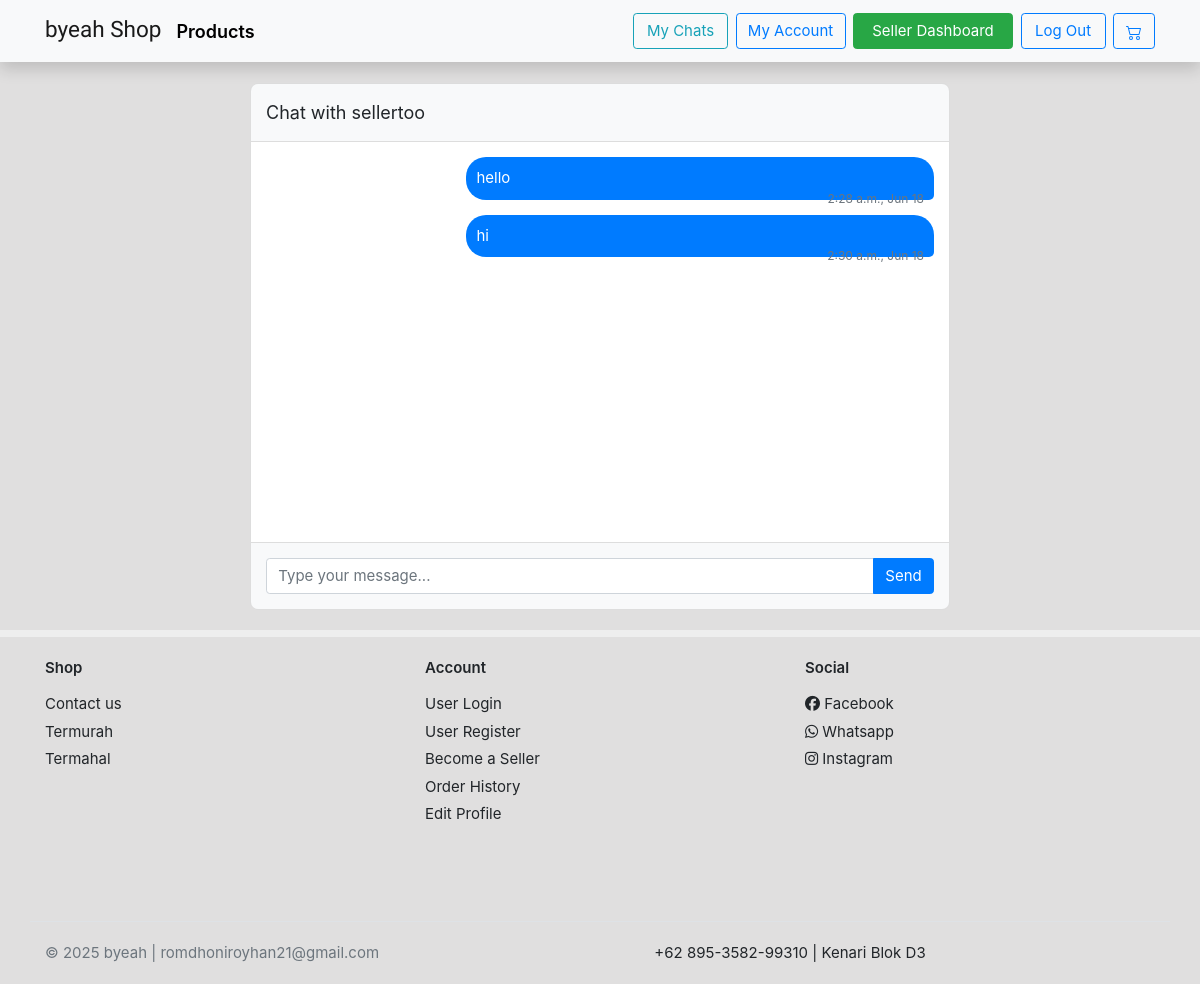
Screenshot of /chat/session/2/ (signed in) with the database file from the repository.
### chat/models.py (models this page shows, shortened)
class ChatMessage(models.Model):
    session = models.ForeignKey(ChatSession, related_name='messages', on_delete=models.CASCADE)
    sender = models.ForeignKey(User, related_name='sent_messages', on_delete=models.CASCADE)
    content = models.TextField()
    timestamp = models.DateTimeField(auto_now_add=True)
    is_read = models.BooleanField(default=False)
    class Meta:
        ordering = ['timestamp']

### chat/views.py (the view)
# urls.py: path('session/<int:session_id>/', views.chat_session_view, name='chat_session'),
@login_required
def chat_session_view(request, session_id):
    session = get_object_or_404(ChatSession, id=session_id)
    if request.user != session.buyer and request.user != session.seller:
        return HttpResponseForbidden("You are not authorized to view this chat.")
    messages = session.messages.all().order_by('timestamp')
    recipient = session.seller if request.user == session.buyer else session.buyer
    ChatMessage.objects.filter(session=session, sender=recipient, is_read=False).update(is_read=True)
    if request.method == 'POST':
        content = request.POST.get('content')
        if content:
            ChatMessage.objects.create(session=session, sender=request.user, content=content)
            return redirect('chat:chat_session', session_id=session.id) # Redirect to refresh messages
    context = {
        'session': session,
        'chat_messages': messages,
        'recipient': recipient, # The other user in the chat
    }
    return render(request, 'chat/chat_session.html', context)

### templates/chat/chat_session.html (shortened to what this page needs)
{% extends 'base.html' %}
{% load static %}
{% block content %}
<section class="under-nav" data-session-id="{{ session.id }}" data-current-user="{{ request.user.username }}">
    <div class="container mt-4">
        <div class="chat-container">
            <div class="chat-header">
                Chat with {{ recipient.username }}
            </div>
            <div class="chat-messages" id="chat-messages-container">
                {% for msg in chat_messages %}
                    <div class="message {% if msg.sender == request.user %}sent{% else %}received{% endif %}">
                        <p class="mb-0">{{ msg.content }}</p>
                        <small class="text-muted {% if msg.sender == request.user %}float-right{% else %}float-left{% endif %}">
                            {{ msg.timestamp|date:"P, M d" }}
                        </small>
                    </div>
                {% empty %}
                    <p>No messages yet. Start the conversation!</p>
                {% endfor %}
            </div>
            <form method="post" class="message-form" id="chat-message-form">
                <div class="input-group">
                    <input type="text" name="content" id="chat-message-input" class="form-control" placeholder="Type your message..." required autocomplete="off">
                    <div class="input-group-append">
                        <button type="submit" class="btn btn-primary">Send</button>
                    </div>
                </div>
            </form>
        </div>
    </div>
</section>
{% endblock content %}

### static/ui.css (style rules this page uses)
html { font-family: "Inter", sans-serif; font-size: 15px; }

### static/style.css (style rules this page uses)
body { background-color: rgba(168, 166, 166,.35); }
.under-nav { margin-top: 83px!important; }
*, *::before, *::after { box-sizing: border-box; }

### templates/chat/chat_session.html (style rules this page uses)
.chat-container { max-width: 700px; margin: auto; border: 1px solid #ddd; border-radius: 8px; overflow: hidden; }
.chat-header { background-color: #f8f9fa; padding: 15px; border-bottom: 1px solid #ddd; font-size: 1.2em; }
.chat-messages { height: 400px; overflow-y: auto; padding: 15px; background-color: #fff; }
.message { margin-bottom: 15px; padding: 10px; border-radius: 20px; max-width: 70%; }
.message.sent { background-color: #007bff; color: white; margin-left: auto; border-bottom-right-radius: 5px; }
.message-form { padding: 15px; border-top: 1px solid #ddd; background-color: #f8f9fa; }

### rows the page displays
ChatMessage: content "hello", timestamp "2:28 a.m., Jun 18"
ChatMessage: content "hi", timestamp "2:30 a.m., Jun 18"

### other values shown
{{ recipient.username }} "sellertoo"
